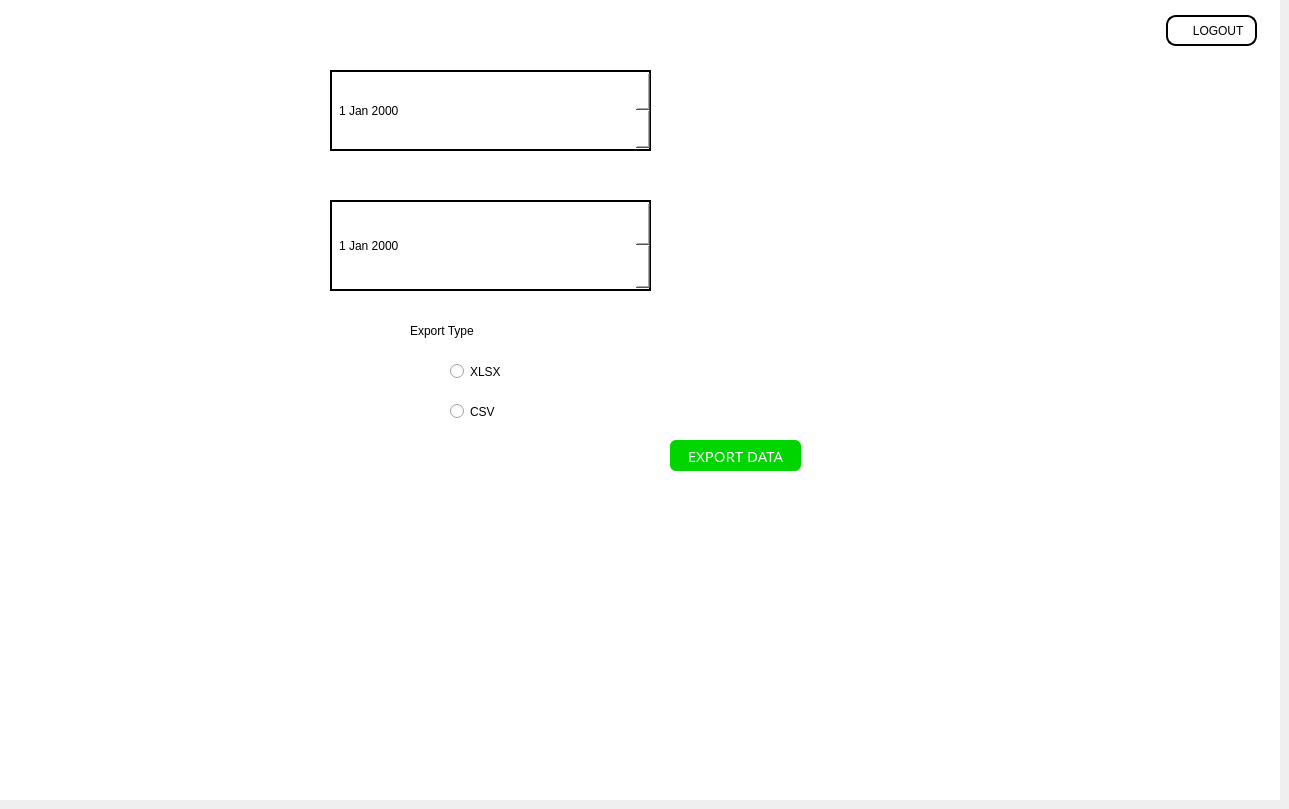
    <widget class="QWidget" name="tab_3">
     <attribute name="title">
      <string>           EXPORT DATA         </string>
     </attribute>
     <widget class="QLabel" name="label_21">
      <property name="geometry">
       <rect>
        <x>0</x>
        <y>0</y>
        <width>1280</width>
        <height>800</height>
       </rect>
      </property>
      <property name="styleSheet">
       <string notr="true">background-color: rgb(255, 255, 255);</string>
      </property>
      <property name="text">
       <string/>
      </property>
     </widget>
     <widget class="QLabel" name="label_24">
      <property name="geometry">
       <rect>
        <x>0</x>
        <y>0</y>
        <width>151</width>
        <height>41</height>
       </rect>
      </property>
      <property name="text">
       <string/>
      </property>
      <property name="pixmap">
       <pixmap>:/newPrefix/favicon.jpeg</pixmap>
      </property>
      <property name="scaledContents">
       <bool>true</bool>
      </property>
     </widget>
     <widget class="QDateEdit" name="dateEdit">
      <property name="geometry">
       <rect>
        <x>330</x>
        <y>70</y>
        <width>321</width>
        <height>81</height>
       </rect>
      </property>
      <property name="styleSheet">
       <string notr="true">border : 2px solid black;
background-color : white;
padding : 5px;</string>
      </property>
     </widget>
     <widget class="QDateEdit" name="dateEdit_2">
      <property name="geometry">
       <rect>
        <x>330</x>
        <y>200</y>
        <width>321</width>
        <height>91</height>
       </rect>
      </property>
      <property name="styleSheet">
       <string notr="true">border : 2px solid black;
background-color : white;
padding : 5px;</string>
      </property>
     </widget>
     <widget class="QLabel" name="label_30">
      <property name="geometry">
       <rect>
        <x>410</x>
        <y>320</y>
        <width>121</width>
        <height>21</height>
       </rect>
      </property>
      <property name="styleSheet">
       <string notr="true">color: rgb(0, 0, 0);
font: 75 14pt &quot;Ubuntu Mono&quot;;</string>
      </property>
      <property name="text">
       <string>Export Type</string>
      </property>
     </widget>
     <widget class="QPushButton" name="pushButton_16">
      <property name="geometry">
       <rect>
        <x>1166</x>
        <y>15</y>
        <width>91</width>
        <height>31</height>
       </rect>
      </property>
      <property name="styleSheet">
       <string notr="true">background-color: rgb(255, 255, 255);
font: 87 8pt &quot;Arial Black&quot;;
color: rgb(0, 0, 0);
border-style:outset;
border-width:2px;
border-radius:10px;
border-color:black;
padding:8px;
min-width:10px;
</string>
      </property>
      <property name="text">
       <string>    LOGOUT</string>
      </property>
     </widget>
     <widget class="QPushButton" name="pushButton_14">
      <property name="geometry">
       <rect>
        <x>670</x>
        <y>440</y>
        <width>131</width>
        <height>31</height>
       </rect>
      </property>
      <property name="font">
       <font>
        <family>Ubuntu Mono</family>
        <pointsize>11</pointsize>
        <weight>9</weight>
        <italic>false</italic>
        <bold>false</bold>
       </font>
      </property>
      <property name="styleSheet">
       <string notr="true">background-color: rgb(0, 213, 0);
color: rgb(255, 255, 255);
font: 75 11pt &quot;Ubuntu Mono&quot;;
border-radius : 6px</string>
      </property>
      <property name="text">
       <string>EXPORT DATA</string>
      </property>
     </widget>
     <widget class="QLabel" name="label_23">
      <property name="geometry">
       <rect>
        <x>0</x>
        <y>0</y>
        <width>271</width>
        <height>61</height>
       </rect>
      </property>
      <property name="autoFillBackground">
       <bool>false</bool>
      </property>
      <property name="text">
       <string/>
      </property>
      <property name="pixmap">
       <pixmap>:/newPrefix/images/grmaton.jpg</pixmap>
      </property>
      <property name="scaledContents">
       <bool>true</bool>
      </property>
     </widget>
     <widget class="QLabel" name="label_46">
      <property name="geometry">
       <rect>
        <x>1170</x>
        <y>20</y>
        <width>21</width>
        <height>21</height>
       </rect>
      </property>
      <property name="text">
       <string/>
      </property>
      <property name="pixmap">
       <pixmap>:/newPrefix/images/logout.jpeg</pixmap>
      </property>
      <property name="scaledContents">
       <bool>true</bool>
      </property>
     </widget>
     <widget class="QRadioButton" name="radioButton">
      <property name="geometry">
       <rect>
        <x>450</x>
        <y>360</y>
        <width>112</width>
        <height>23</height>
       </rect>
      </property>
      <property name="layoutDirection">
       <enum>Qt::LeftToRight</enum>
      </property>
      <property name="text">
       <string>XLSX</string>
      </property>
     </widget>
     <widget class="QRadioButton" name="radioButton_2">
      <property name="geometry">
       <rect>
        <x>450</x>
        <y>400</y>
        <width>112</width>
        <height>23</height>
       </rect>
      </property>
      <property name="layoutDirection">
       <enum>Qt::LeftToRight</enum>
      </property>
      <property name="text">
       <string>CSV</string>
      </property>
     </widget>
    </widget>
